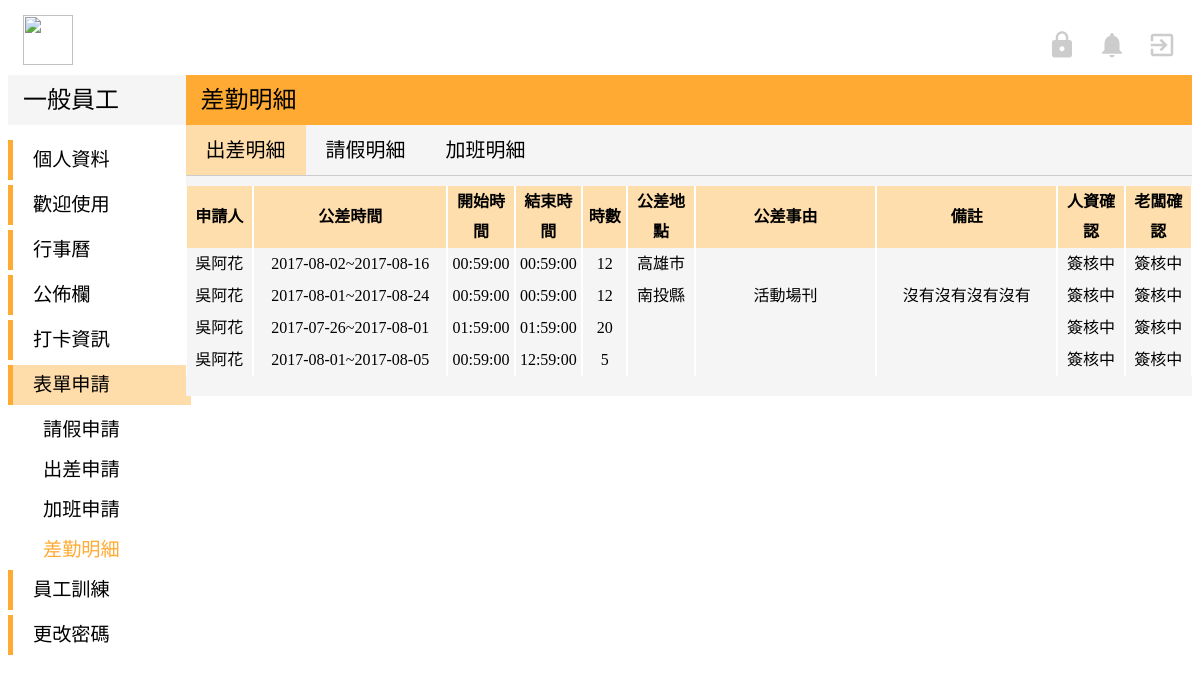
Screenshot of /user-Model/user_bTrip_list.php (signed in) with the database file from the repository.
### tables this page shows
CREATE TABLE `business` (
  `id` int(10) UNSIGNED NOT NULL,
  `b_sn` varchar(15) NOT NULL,
  `b_name` varchar(20) NOT NULL,
  `b_startDate` date NOT NULL,
  `b_endDate` date NOT NULL,
  `b_startTime` time NOT NULL,
  `b_endTime` time NOT NULL,
  `b_totalTime` varchar(20) NOT NULL,
  `b_location` varchar(20) NOT NULL,
  `b_state` varchar(20) NOT NULL,
  `b_comment` varchar(50) DEFAULT NULL,
  `b_month` varchar(20) NOT NULL,
  `b_hrCheck` varchar(20) NOT NULL DEFAULT '簽核中',
  `b_bossCheck` varchar(10) NOT NULL DEFAULT '簽核中',
  `b_applyDate` timestamp NOT NULL DEFAULT CURRENT_TIMESTAMP ON UPDATE CURRENT_TIMESTAMP
);

### user-Model/user_bTrip_list.php (the view, shortened to what this page needs)
<!DOCTYPE html>
<?php
$servername = "localhost";
$username = "root";
$password = "root";
$dbname = "peopleresource";
try {
    $conn = mysqli_connect($servername,$username ,$password,$dbname);
    $sql = "SELECT * FROM business WHERE b_name='".$_SESSION['name']."'";
    $result = mysqli_query($conn,$sql);
    }
catch(PDOException $e)
    {
    echo $sql . "<br>" . $e->getMessage();
    }
?>
<html>
<head>
	<link rel="stylesheet" href="../view/indexStyle.css">
</head>
<body>
  <div class="top">
			<img class="titleImg" src="http://www.lctech.com.tw/wp-content/uploads/bfi_thumb/%E6%9C%AA%E5%91%BD%E5%90%8D-1-%E6%8B%B7%E8%B2%9D-31w65e1o8bhj94p9q5patm@2x.png" width="50" height="50">
		<a href="../Controller/log_logout.php">
			<i id="topIcon" class="material-icons" >exit_to_app</i>
		</a>
		<a href="#">
			<i id="topIcon" class="material-icons">notifications</i>
		</a>
    <?php if ($_SESSION['root'] == 'admin'){?>
		    <a href="../admin-Model/admin_index.php">
			    <i id="topIcon" class="material-icons">https</i>
		    </a><?php }
    ?>
	</div>
	<div class="down">
		<div class="left">
			<div class="left-top">
				<p class="left-top-title">一般員工</p>
			</div>
			<div class="left-bottom">
				<div class="left-title" >
					<a href="user_profile.php" style="margin:auto 20px">個人資料</a>
				</div>
				<div class="left-title">
					<a href="user_introduction.php" style="margin:auto 20px">歡迎使用</a>
				</div>
				<div class="left-title">
					<a href="user_index.php"style="margin:auto 20px">行事曆</a>
				</div>
				<div class="left-title">
					<a href="user_news.php" style="margin:auto 20px">公佈欄</a>
				</div>
				<div class="left-title">
					<a href="#" style="margin:auto 20px">打卡資訊</a>
				</div>
				<div class="left-title" style="background-color:#FFDDAA">
					<p style="margin:auto 20px">表單申請</p>
				</div>
					<div  class="left-list">
						<a href="user_leave.php" style="margin:auto 35px">請假申請</a>
					</div>
					<div class="left-list">
						<a href="user_bTrip.php" style="margin:auto 35px">出差申請</a>
					</div>
					<div class="left-list">
						<a href="user_overtime.php" style="margin:auto 35px">加班申請</a>
					</div>
					<div class="left-list">
						<p style="margin:auto 35px;color:#FFAA33;font-weight:500">差勤明細</p>
					</div>
				<div class="left-title">
					<a href="#" style="margin:auto 20px">員工訓練</a>
				</div>
        <div class="left-title">
          <a href="#" style="margin:auto 20px">更改密碼</a>
        </div>
			</div>
		</div>
		<div class="right">
			<div class="right-top">
				<p class="right-top-title">差勤明細</p>
			</div>
      <div class="right-bottom">
  			<div style="width:100%;height:50px;margin:auto;;border-bottom:solid 1px #CCC;">
          <div style="float:left;background-color:#FFDDAA">
  					<p class="right-title">出差明細</p>
          </div>
          <div style="float:left">
  					<a href="user_leave_list.php" class="right-title">請假明細</a>
          </div>
          <div style="float:left">
  					<a href="user_overtime_list.php" class="right-title">加班明細</a>
          </div>
  			</div>
  			<div>
    			<table cellspacing="0">
    				<th>申請人</th>
    				<th>公差時間</th>
    				<th>開始時間</th>
    				<th>結束時間</th>
    				<th>時數</th>
    				<th>公差地點</th>
    				<th>公差事由</th>
    				<th>備註</th>
    				<th>人資確認</th>
    				<th>老闆確認</th>
      			<?php
      			while($row = mysqli_fetch_array($result)) {
      			?>
  			    <tr>
      				<td style="width:70px"><?php echo $row["b_name"]; ?></td>
      				<td style="width:215px"><?php echo $row["b_startDate"]?>~<?php echo $row["b_endDate"];?></td>
      				<td style="width:70px"><?php echo $row["b_startTime"];?></td>
      				<td style="width:70px"><?php echo $row["b_endTime"];?></td>
      				<td style="width:45px"><?php echo $row["b_totalTime"]?></td>
      				<td style="width:70px"><?php echo $row["b_location"];?></td>
      				<td style="width:200px"><?php echo $row["b_state"];?></td>
      				<td style="width:200px"><?php echo $row["b_comment"];?></td>
      				<td style="width:70px"><?php echo $row["b_hrCheck"]; ?></td>
      				<td style="width:70px"><?php echo $row["b_bossCheck"]; ?></td>
      			</tr>
    			  <?php } ?>
    			</table>
  		  </div>
  	  </div>
    </div>
  </div>
</body>
</html>

### view/indexStyle.css (style rules this page uses)
a { text-decoration:none; }
a:link { color: black; }
.top { width:100%; height:60px; background-color:white; margin-top:15px; }
.titleImg { float:left; margin-left:15px; }
#topIcon { margin-top:15px; margin-right:15px; margin-left:5px; float:right; font-size:30px; color:#CCC; }
.down { width:100%; height:auto; background-color:white; margin:auto; }
.left { width:15%; height:auto; background-color:white; margin:auto; float:left; }
.left-top { width:100%; height:50px; background-color:#F5F5F5; margin:auto; }
.left-top-title { line-height:50px; font-family:Microsoft JhengHei; font-size:150%; margin:auto 15px; font-weight: 500; }
.left-bottom { margin-top: 15px; }
.left-title { width:100%; height:40px; text-align:left; font-family:Microsoft JhengHei; border-left:solid 5px #FFAA33; margin-bottom:5px; line-height:40px; font-size:120%; }
.left-list { width:100%; height:40px; text-align:left; font-family:Microsoft JhengHei; font-size:18px; color:#666666; font-size:120%; line-height:40px; font-weight: 300; }
.right { width:85%; height:auto; background-color:#F5F5F5; margin:auto; float:right; padding-bottom: 20px; }
.right-top { width:100%; height:50px; background-color:#FFAA33; margin:auto; }
.right-top-title { line-height:50px; font-family:Microsoft JhengHei; font-size:150%; margin:auto 15px; font-weight: 500; }
.right-title { line-height:50px; margin:auto 20px; font-size:20px; font-family: Microsoft JhengHei; }
table { margin-top:10px; font-family:Microsoft JhengHei; font-size:16px; line-height:30px; table-layout:fixed; word-wrap:break-word; word-break: break-all; }
td,th,tr { font-family:Microsoft JhengHei; font-size:16px; text-align:center; }

### user-Model/user_bTrip_list.php (style rules this page uses)
th { background-color:#FFDEAD; }
td,tr,th { border-left: solid 1px white; border-right: solid 1px white; }

### rows the page displays
business: b_name "吳阿花", b_startDate "2017-08-02", b_endDate "2017-08-16", b_startTime "00:59:00", b_endTime "00:59:00", b_totalTime "12", b_location "高雄市", b_hrCheck "簽核中", b_bossCheck "簽核中"
business: b_name "吳阿花", b_startDate "2017-08-01", b_endDate "2017-08-24", b_startTime "00:59:00", b_endTime "00:59:00", b_totalTime "12", b_location "南投縣", b_state "活動場刊", b_comment "沒有沒有沒有沒有", b_hrCheck "簽核中", b_bossCheck "簽核中"
business: b_name "吳阿花", b_startDate "2017-07-26", b_endDate "2017-08-01", b_startTime "01:59:00", b_endTime "01:59:00", b_totalTime "20", b_hrCheck "簽核中", b_bossCheck "簽核中"
business: b_name "吳阿花", b_startDate "2017-08-01", b_endDate "2017-08-05", b_startTime "00:59:00", b_endTime "12:59:00", b_totalTime "5", b_hrCheck "簽核中", b_bossCheck "簽核中"
